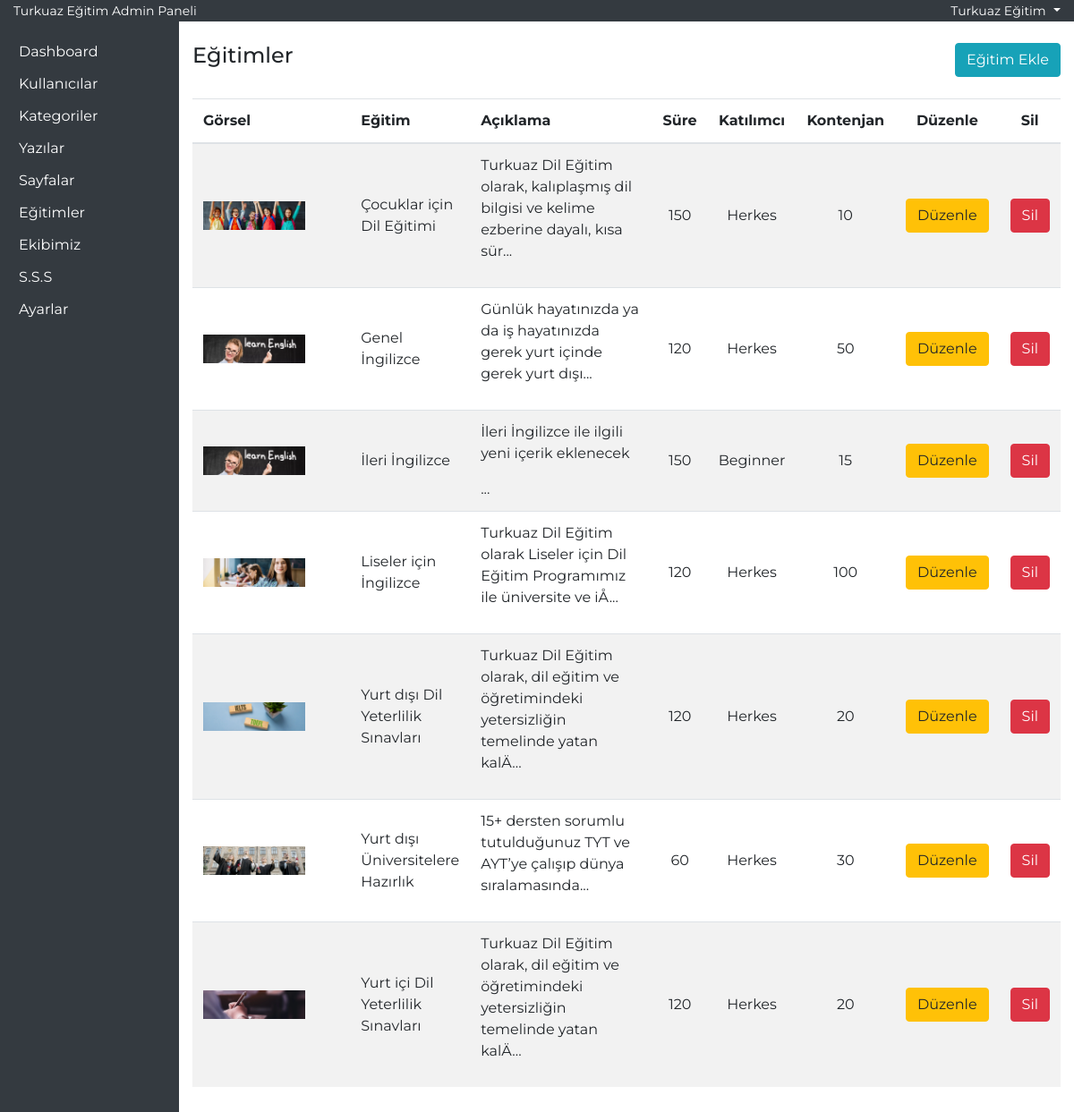
The app's page /admin-yntm/egitimler.php (signed in) with its own data.
### tables this page shows
CREATE TABLE IF NOT EXISTS `egitimler` (
  `id` int NOT NULL AUTO_INCREMENT,
  `egitimAdi` varchar(50) NOT NULL,
  `aciklama` text NOT NULL,
  `sure` int NOT NULL,
  `katilimci` varchar(25) NOT NULL,
  `kontenjan` int NOT NULL,
  `kategori` varchar(30) NOT NULL,
  `gorsel` varchar(100) NOT NULL,
  `video` varchar(150) NOT NULL,
  PRIMARY KEY (`id`)
);

### admin-yntm/egitimler.php (the view, shortened to what this page needs)
<?php
require_once('header.php');
?>
<div class="row">
    <div class="col-md-6">
        <h4>Eğitimler</h4>
    </div>
    <div class="col-md-6 text-right">
        <button type="button" class="btn btn-info" data-toggle="modal" data-target="#egitimekle">
            Eğitim Ekle
        </button>
    </div>
</div>
<section id="egitimList" class="mt-4">
    <div class="container-fluid">
        <div class="row">
            <div class="col-12 p-0">
                <table class="table table-striped">
                    <thead>
                        <tr>
                            <th>Görsel</th>
                            <th>Eğitim</th>
                            <th>Açıklama</th>
                            <th class="text-center">Süre</th>
                            <th class="text-center">Katılımcı</th>
                            <th class="text-center">Kontenjan</th>
                            <th class="text-center">Düzenle</th>
                            <th class="text-center">Sil</th>
                        </tr>
                    </thead>
                    <tbody>
                        <?php
                        $egitimList = $db->prepare('select * from egitimler order by egitimAdi asc');
                        $egitimList->execute();
                        if ($egitimList->rowCount()) {
                            foreach ($egitimList as $egitimListSatir) {
                        ?>
                                <tr>
                                    <td class="w-25"><img src="<?php echo $egitimListSatir['gorsel']; ?>" class="w-75"></td>
                                    <td><?php echo $egitimListSatir['egitimAdi']; ?></td>
                                    <td class="w-25"><?php echo substr($egitimListSatir['aciklama'], 0, 101); ?>...</td>
                                    <td class="text-center"><?php echo $egitimListSatir['sure']; ?></td>
                                    <td class="text-center"><?php echo $egitimListSatir['katilimci']; ?></td>
                                    <td class="text-center"><?php echo $egitimListSatir['kontenjan']; ?></td>
                                    <td class="text-center"><a href="egitimler.php?updateID=<?php echo $egitimListSatir['id']; ?>" class="btn btn-warning">Düzenle</a></td>
                                    <td class="text-center"><a href="egitimler.php?deleteID=<?php echo $egitimListSatir['id']; ?>" class="btn btn-danger">Sil</a></td>
                                </tr>
                        <?php
                            }
                        }
                        ?>
                    </tbody>
                </table>
            </div>
        </div>
    </div>
</section>
<?php require_once('footer.php'); ?>

### css/style.css (style rules this page uses)
* { font-family: 'Montserrat', sans-serif; text-decoration: none !important; }
td { vertical-align: middle !important; }

### records on screen
egitimler: gorsel (picture), egitimAdi "Çocuklar için Dil Eğitimi", aciklama "Turkuaz Dil Eğitim olarak, kalıplaşmış dil bilgisi ve kelime ezberine dayalı, kısa sür", sure "150", katilimci "Herkes", kontenjan "10"
egitimler: gorsel (picture), egitimAdi "Genel İngilizce", aciklama "Günlük hayatınızda ya da iş hayatınızda gerek yurt içinde gerek yurt dışı", sure "120", katilimci "Herkes", kontenjan "50"
egitimler: gorsel (picture), egitimAdi "İleri İngilizce", aciklama "İleri İngilizce ile ilgili yeni içerik eklenecek", sure "150", katilimci "Beginner", kontenjan "15"
egitimler: gorsel (picture), egitimAdi "Liseler için İngilizce", aciklama "Turkuaz Dil Eğitim olarak Liseler için Dil Eğitim Programımız ile üniversite ve iÅ", sure "120", katilimci "Herkes", kontenjan "100"
egitimler: gorsel (picture), egitimAdi "Yurt dışı Dil Yeterlilik Sınavları", aciklama "Turkuaz Dil Eğitim olarak, dil eğitim ve öğretimindeki yetersizliğin temelinde yatan kalÄ", sure "120", katilimci "Herkes", kontenjan "20"
egitimler: gorsel (picture), egitimAdi "Yurt dışı Üniversitelere Hazırlık", aciklama "15+ dersten sorumlu tutulduğunuz TYT ve AYT’ye çalışıp dünya sıralamasında", sure "60", katilimci "Herkes", kontenjan "30"
egitimler: gorsel (picture), egitimAdi "Yurt içi Dil Yeterlilik Sınavları", aciklama "Turkuaz Dil Eğitim olarak, dil eğitim ve öğretimindeki yetersizliğin temelinde yatan kalÄ", sure "120", katilimci "Herkes", kontenjan "20"

### other values on screen
$_SESSION['user']['adi'] "Turkuaz Eğitim"
